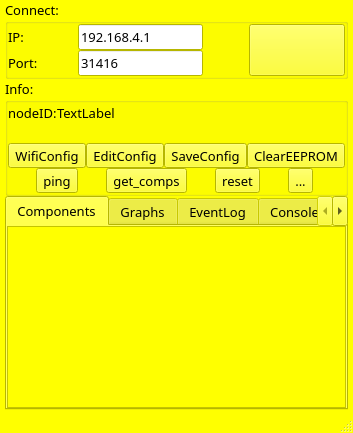
<?xml version="1.0" encoding="UTF-8"?>
<ui version="4.0">
 <class>jarvisNodeTestApp</class>
 <widget class="QMainWindow" name="jarvisNodeTestApp">
  <property name="geometry">
   <rect>
    <x>0</x>
    <y>0</y>
    <width>353</width>
    <height>433</height>
   </rect>
  </property>
  <property name="palette">
   <palette>
    <active>
     <colorrole role="WindowText">
      <brush brushstyle="SolidPattern">
       <color alpha="255">
        <red>0</red>
        <green>0</green>
        <blue>0</blue>
       </color>
      </brush>
     </colorrole>
     <colorrole role="Button">
      <brush brushstyle="SolidPattern">
       <color alpha="255">
        <red>255</red>
        <green>255</green>
        <blue>0</blue>
       </color>
      </brush>
     </colorrole>
     <colorrole role="Light">
      <brush brushstyle="SolidPattern">
       <color alpha="255">
        <red>255</red>
        <green>255</green>
        <blue>127</blue>
       </color>
      </brush>
     </colorrole>
     <colorrole role="Midlight">
      <brush brushstyle="SolidPattern">
       <color alpha="255">
        <red>255</red>
        <green>255</green>
        <blue>63</blue>
       </color>
      </brush>
     </colorrole>
     <colorrole role="Dark">
      <brush brushstyle="SolidPattern">
       <color alpha="255">
        <red>127</red>
        <green>127</green>
        <blue>0</blue>
       </color>
      </brush>
     </colorrole>
     <colorrole role="Mid">
      <brush brushstyle="SolidPattern">
       <color alpha="255">
        <red>170</red>
        <green>170</green>
        <blue>0</blue>
       </color>
      </brush>
     </colorrole>
     <colorrole role="Text">
      <brush brushstyle="SolidPattern">
       <color alpha="255">
        <red>0</red>
        <green>0</green>
        <blue>0</blue>
       </color>
      </brush>
     </colorrole>
     <colorrole role="BrightText">
      <brush brushstyle="SolidPattern">
       <color alpha="255">
        <red>255</red>
        <green>255</green>
        <blue>255</blue>
       </color>
      </brush>
     </colorrole>
     <colorrole role="ButtonText">
      <brush brushstyle="SolidPattern">
       <color alpha="255">
        <red>0</red>
        <green>0</green>
        <blue>0</blue>
       </color>
      </brush>
     </colorrole>
     <colorrole role="Base">
      <brush brushstyle="SolidPattern">
       <color alpha="255">
        <red>255</red>
        <green>255</green>
        <blue>255</blue>
       </color>
      </brush>
     </colorrole>
     <colorrole role="Window">
      <brush brushstyle="SolidPattern">
       <color alpha="255">
        <red>255</red>
        <green>255</green>
        <blue>0</blue>
       </color>
      </brush>
     </colorrole>
     <colorrole role="Shadow">
      <brush brushstyle="SolidPattern">
       <color alpha="255">
        <red>0</red>
        <green>0</green>
        <blue>0</blue>
       </color>
      </brush>
     </colorrole>
     <colorrole role="AlternateBase">
      <brush brushstyle="SolidPattern">
       <color alpha="255">
        <red>255</red>
        <green>255</green>
        <blue>127</blue>
       </color>
      </brush>
     </colorrole>
     <colorrole role="ToolTipBase">
      <brush brushstyle="SolidPattern">
       <color alpha="255">
        <red>255</red>
        <green>255</green>
        <blue>220</blue>
       </color>
      </brush>
     </colorrole>
     <colorrole role="ToolTipText">
      <brush brushstyle="SolidPattern">
       <color alpha="255">
        <red>0</red>
        <green>0</green>
        <blue>0</blue>
       </color>
      </brush>
     </colorrole>
    </active>
    <inactive>
     <colorrole role="WindowText">
      <brush brushstyle="SolidPattern">
       <color alpha="255">
        <red>0</red>
        <green>0</green>
        <blue>0</blue>
       </color>
      </brush>
     </colorrole>
     <colorrole role="Button">
      <brush brushstyle="SolidPattern">
       <color alpha="255">
        <red>255</red>
        <green>255</green>
        <blue>0</blue>
       </color>
      </brush>
     </colorrole>
     <colorrole role="Light">
      <brush brushstyle="SolidPattern">
       <color alpha="255">
        <red>255</red>
        <green>255</green>
        <blue>127</blue>
       </color>
      </brush>
     </colorrole>
     <colorrole role="Midlight">
      <brush brushstyle="SolidPattern">
       <color alpha="255">
        <red>255</red>
        <green>255</green>
        <blue>63</blue>
       </color>
      </brush>
     </colorrole>
     <colorrole role="Dark">
      <brush brushstyle="SolidPattern">
       <color alpha="255">
        <red>127</red>
        <green>127</green>
        <blue>0</blue>
       </color>
      </brush>
     </colorrole>
     <colorrole role="Mid">
      <brush brushstyle="SolidPattern">
       <color alpha="255">
        <red>170</red>
        <green>170</green>
        <blue>0</blue>
       </color>
      </brush>
     </colorrole>
     <colorrole role="Text">
      <brush brushstyle="SolidPattern">
       <color alpha="255">
        <red>0</red>
        <green>0</green>
        <blue>0</blue>
       </color>
      </brush>
     </colorrole>
     <colorrole role="BrightText">
      <brush brushstyle="SolidPattern">
       <color alpha="255">
        <red>255</red>
        <green>255</green>
        <blue>255</blue>
       </color>
      </brush>
     </colorrole>
     <colorrole role="ButtonText">
      <brush brushstyle="SolidPattern">
       <color alpha="255">
        <red>0</red>
        <green>0</green>
        <blue>0</blue>
       </color>
      </brush>
     </colorrole>
     <colorrole role="Base">
      <brush brushstyle="SolidPattern">
       <color alpha="255">
        <red>255</red>
        <green>255</green>
        <blue>255</blue>
       </color>
      </brush>
     </colorrole>
     <colorrole role="Window">
      <brush brushstyle="SolidPattern">
       <color alpha="255">
        <red>255</red>
        <green>255</green>
        <blue>0</blue>
       </color>
      </brush>
     </colorrole>
     <colorrole role="Shadow">
      <brush brushstyle="SolidPattern">
       <color alpha="255">
        <red>0</red>
        <green>0</green>
        <blue>0</blue>
       </color>
      </brush>
     </colorrole>
     <colorrole role="AlternateBase">
      <brush brushstyle="SolidPattern">
       <color alpha="255">
        <red>255</red>
        <green>255</green>
        <blue>127</blue>
       </color>
      </brush>
     </colorrole>
     <colorrole role="ToolTipBase">
      <brush brushstyle="SolidPattern">
       <color alpha="255">
        <red>255</red>
        <green>255</green>
        <blue>220</blue>
       </color>
      </brush>
     </colorrole>
     <colorrole role="ToolTipText">
      <brush brushstyle="SolidPattern">
       <color alpha="255">
        <red>0</red>
        <green>0</green>
        <blue>0</blue>
       </color>
      </brush>
     </colorrole>
    </inactive>
    <disabled>
     <colorrole role="WindowText">
      <brush brushstyle="SolidPattern">
       <color alpha="255">
        <red>127</red>
        <green>127</green>
        <blue>0</blue>
       </color>
      </brush>
     </colorrole>
     <colorrole role="Button">
      <brush brushstyle="SolidPattern">
       <color alpha="255">
        <red>255</red>
        <green>255</green>
        <blue>0</blue>
       </color>
      </brush>
     </colorrole>
     <colorrole role="Light">
      <brush brushstyle="SolidPattern">
       <color alpha="255">
        <red>255</red>
        <green>255</green>
        <blue>127</blue>
       </color>
      </brush>
     </colorrole>
     <colorrole role="Midlight">
      <brush brushstyle="SolidPattern">
       <color alpha="255">
        <red>255</red>
        <green>255</green>
        <blue>63</blue>
       </color>
      </brush>
     </colorrole>
     <colorrole role="Dark">
      <brush brushstyle="SolidPattern">
       <color alpha="255">
        <red>127</red>
        <green>127</green>
        <blue>0</blue>
       </color>
      </brush>
     </colorrole>
     <colorrole role="Mid">
      <brush brushstyle="SolidPattern">
       <color alpha="255">
        <red>170</red>
        <green>170</green>
        <blue>0</blue>
       </color>
      </brush>
     </colorrole>
     <colorrole role="Text">
      <brush brushstyle="SolidPattern">
       <color alpha="255">
        <red>127</red>
        <green>127</green>
        <blue>0</blue>
       </color>
      </brush>
     </colorrole>
     <colorrole role="BrightText">
      <brush brushstyle="SolidPattern">
       <color alpha="255">
        <red>255</red>
        <green>255</green>
        <blue>255</blue>
       </color>
      </brush>
     </colorrole>
     <colorrole role="ButtonText">
      <brush brushstyle="SolidPattern">
       <color alpha="255">
        <red>127</red>
        <green>127</green>
        <blue>0</blue>
       </color>
      </brush>
     </colorrole>
     <colorrole role="Base">
      <brush brushstyle="SolidPattern">
       <color alpha="255">
        <red>255</red>
        <green>255</green>
        <blue>0</blue>
       </color>
      </brush>
     </colorrole>
     <colorrole role="Window">
      <brush brushstyle="SolidPattern">
       <color alpha="255">
        <red>255</red>
        <green>255</green>
        <blue>0</blue>
       </color>
      </brush>
     </colorrole>
     <colorrole role="Shadow">
      <brush brushstyle="SolidPattern">
       <color alpha="255">
        <red>0</red>
        <green>0</green>
        <blue>0</blue>
       </color>
      </brush>
     </colorrole>
     <colorrole role="AlternateBase">
      <brush brushstyle="SolidPattern">
       <color alpha="255">
        <red>255</red>
        <green>255</green>
        <blue>0</blue>
       </color>
      </brush>
     </colorrole>
     <colorrole role="ToolTipBase">
      <brush brushstyle="SolidPattern">
       <color alpha="255">
        <red>255</red>
        <green>255</green>
        <blue>220</blue>
       </color>
      </brush>
     </colorrole>
     <colorrole role="ToolTipText">
      <brush brushstyle="SolidPattern">
       <color alpha="255">
        <red>0</red>
        <green>0</green>
        <blue>0</blue>
       </color>
      </brush>
     </colorrole>
    </disabled>
   </palette>
  </property>
  <property name="font">
   <font>
    <family>Droid Sans</family>
    <pointsize>10</pointsize>
    <weight>75</weight>
    <bold>true</bold>
   </font>
  </property>
  <property name="windowTitle">
   <string>Node Test</string>
  </property>
  <property name="windowIcon">
   <iconset resource="resources.qrc">
    <normaloff>:/icons/Iconos/m.bmp</normaloff>:/icons/Iconos/m.bmp</iconset>
  </property>
  <property name="autoFillBackground">
   <bool>false</bool>
  </property>
  <property name="iconSize">
   <size>
    <width>32</width>
    <height>32</height>
   </size>
  </property>
  <property name="documentMode">
   <bool>false</bool>
  </property>
  <widget class="QWidget" name="centralwidget">
   <layout class="QVBoxLayout" name="verticalLayout_4" stretch="1,1,4">
    <property name="spacing">
     <number>0</number>
    </property>
    <property name="leftMargin">
     <number>5</number>
    </property>
    <property name="topMargin">
     <number>0</number>
    </property>
    <property name="rightMargin">
     <number>5</number>
    </property>
    <property name="bottomMargin">
     <number>0</number>
    </property>
    <item>
     <widget class="QGroupBox" name="groupConnect">
      <property name="font">
       <font>
        <weight>50</weight>
        <bold>false</bold>
       </font>
      </property>
      <property name="title">
       <string>Connect:</string>
      </property>
      <layout class="QHBoxLayout" name="horizontalLayout_3">
       <property name="leftMargin">
        <number>0</number>
       </property>
       <property name="topMargin">
        <number>0</number>
       </property>
       <property name="rightMargin">
        <number>0</number>
       </property>
       <property name="bottomMargin">
        <number>0</number>
       </property>
       <item>
        <layout class="QVBoxLayout" name="verticalLayout_2">
         <property name="spacing">
          <number>0</number>
         </property>
         <item>
          <layout class="QHBoxLayout" name="horizontalLayout_2">
           <property name="spacing">
            <number>0</number>
           </property>
           <item>
            <widget class="QLabel" name="label">
             <property name="font">
              <font>
               <pointsize>10</pointsize>
               <weight>50</weight>
               <bold>false</bold>
              </font>
             </property>
             <property name="text">
              <string>IP:</string>
             </property>
            </widget>
           </item>
           <item>
            <spacer name="horizontalSpacer">
             <property name="font">
              <font>
               <weight>50</weight>
               <bold>false</bold>
              </font>
             </property>
             <property name="orientation">
              <enum>Qt::Horizontal</enum>
             </property>
             <property name="sizeHint" stdset="0">
              <size>
               <width>40</width>
               <height>20</height>
              </size>
             </property>
            </spacer>
           </item>
           <item>
            <widget class="QLineEdit" name="editIP">
             <property name="sizePolicy">
              <sizepolicy hsizetype="Expanding" vsizetype="Maximum">
               <horstretch>0</horstretch>
               <verstretch>0</verstretch>
              </sizepolicy>
             </property>
             <property name="font">
              <font>
               <pointsize>10</pointsize>
               <weight>50</weight>
               <bold>false</bold>
              </font>
             </property>
             <property name="text">
              <string>192.168.4.1</string>
             </property>
            </widget>
           </item>
          </layout>
         </item>
         <item>
          <layout class="QHBoxLayout" name="horizontalLayout">
           <property name="spacing">
            <number>0</number>
           </property>
           <item>
            <widget class="QLabel" name="label_2">
             <property name="font">
              <font>
               <pointsize>10</pointsize>
               <weight>50</weight>
               <bold>false</bold>
              </font>
             </property>
             <property name="text">
              <string>Port:</string>
             </property>
            </widget>
           </item>
           <item>
            <spacer name="horizontalSpacer_2">
             <property name="font">
              <font>
               <weight>50</weight>
               <bold>false</bold>
              </font>
             </property>
             <property name="orientation">
              <enum>Qt::Horizontal</enum>
             </property>
             <property name="sizeHint" stdset="0">
              <size>
               <width>40</width>
               <height>20</height>
              </size>
             </property>
            </spacer>
           </item>
           <item>
            <widget class="QLineEdit" name="editPort">
             <property name="sizePolicy">
              <sizepolicy hsizetype="Expanding" vsizetype="Maximum">
               <horstretch>0</horstretch>
               <verstretch>0</verstretch>
              </sizepolicy>
             </property>
             <property name="font">
              <font>
               <pointsize>10</pointsize>
               <weight>50</weight>
               <bold>false</bold>
              </font>
             </property>
             <property name="text">
              <string>31416</string>
             </property>
            </widget>
           </item>
          </layout>
         </item>
        </layout>
       </item>
       <item>
        <spacer name="horizontalSpacer_5">
         <property name="font">
          <font>
           <weight>50</weight>
           <bold>false</bold>
          </font>
         </property>
         <property name="orientation">
          <enum>Qt::Horizontal</enum>
         </property>
         <property name="sizeHint" stdset="0">
          <size>
           <width>40</width>
           <height>20</height>
          </size>
         </property>
        </spacer>
       </item>
       <item>
        <widget class="QToolButton" name="connectBtn">
         <property name="sizePolicy">
          <sizepolicy hsizetype="Minimum" vsizetype="Minimum">
           <horstretch>5</horstretch>
           <verstretch>5</verstretch>
          </sizepolicy>
         </property>
         <property name="minimumSize">
          <size>
           <width>32</width>
           <height>32</height>
          </size>
         </property>
         <property name="maximumSize">
          <size>
           <width>128</width>
           <height>128</height>
          </size>
         </property>
         <property name="sizeIncrement">
          <size>
           <width>5</width>
           <height>5</height>
          </size>
         </property>
         <property name="baseSize">
          <size>
           <width>32</width>
           <height>32</height>
          </size>
         </property>
         <property name="font">
          <font>
           <weight>50</weight>
           <bold>false</bold>
          </font>
         </property>
         <property name="text">
          <string/>
         </property>
         <property name="icon">
          <iconset resource="resources.qrc">
           <normaloff>:/icons/Iconos/connect-icon.png</normaloff>
           <normalon>:/icons/Iconos/connected-icon.png</normalon>:/icons/Iconos/connect-icon.png</iconset>
         </property>
         <property name="iconSize">
          <size>
           <width>128</width>
           <height>128</height>
          </size>
         </property>
         <property name="checkable">
          <bool>true</bool>
         </property>
        </widget>
       </item>
      </layout>
     </widget>
    </item>
    <item>
     <widget class="QGroupBox" name="groupBox">
      <property name="font">
       <font>
        <weight>50</weight>
        <bold>false</bold>
       </font>
      </property>
      <property name="title">
       <string>Info:</string>
      </property>
      <layout class="QVBoxLayout" name="verticalLayout_3">
       <property name="spacing">
        <number>0</number>
       </property>
       <property name="leftMargin">
        <number>0</number>
       </property>
       <property name="topMargin">
        <number>0</number>
       </property>
       <property name="rightMargin">
        <number>0</number>
       </property>
       <property name="bottomMargin">
        <number>0</number>
       </property>
       <item>
        <layout class="QHBoxLayout" name="horizontalLayout_5">
         <item>
          <widget class="QLabel" name="label_3">
           <property name="font">
            <font>
             <weight>50</weight>
             <bold>false</bold>
            </font>
           </property>
           <property name="text">
            <string>nodeID:</string>
           </property>
          </widget>
         </item>
         <item>
          <widget class="QLabel" name="labelID">
           <property name="font">
            <font>
             <weight>50</weight>
             <bold>false</bold>
            </font>
           </property>
           <property name="text">
            <string>TextLabel</string>
           </property>
          </widget>
         </item>
         <item>
          <spacer name="horizontalSpacer_3">
           <property name="font">
            <font>
             <weight>50</weight>
             <bold>false</bold>
            </font>
           </property>
           <property name="orientation">
            <enum>Qt::Horizontal</enum>
           </property>
           <property name="sizeHint" stdset="0">
            <size>
             <width>40</width>
             <height>20</height>
            </size>
           </property>
          </spacer>
         </item>
        </layout>
       </item>
       <item>
        <layout class="QVBoxLayout" name="verticalLayout_11">
         <item>
          <spacer name="horizontalSpacer_4">
           <property name="font">
            <font>
             <weight>50</weight>
             <bold>false</bold>
            </font>
           </property>
           <property name="orientation">
            <enum>Qt::Horizontal</enum>
           </property>
           <property name="sizeHint" stdset="0">
            <size>
             <width>40</width>
             <height>20</height>
            </size>
           </property>
          </spacer>
         </item>
         <item>
          <layout class="QHBoxLayout" name="horizontalLayout_10">
           <item>
            <widget class="QToolButton" name="wifiConfigBtn">
             <property name="font">
              <font>
               <weight>50</weight>
               <bold>false</bold>
              </font>
             </property>
             <property name="text">
              <string>WifiConfig</string>
             </property>
            </widget>
           </item>
           <item>
            <widget class="QToolButton" name="editConfigBtn">
             <property name="text">
              <string>EditConfig</string>
             </property>
            </widget>
           </item>
           <item>
            <widget class="QToolButton" name="saveConfigBtn">
             <property name="font">
              <font>
               <weight>50</weight>
               <bold>false</bold>
              </font>
             </property>
             <property name="text">
              <string>SaveConfig</string>
             </property>
            </widget>
           </item>
           <item>
            <widget class="QToolButton" name="clearEepromBtn">
             <property name="font">
              <font>
               <weight>50</weight>
               <bold>false</bold>
              </font>
             </property>
             <property name="text">
              <string>ClearEEPROM</string>
             </property>
            </widget>
           </item>
          </layout>
         </item>
         <item>
          <layout class="QHBoxLayout" name="horizontalLayout_4">
           <item>
            <widget class="QToolButton" name="btnPing">
             <property name="font">
              <font>
               <weight>50</weight>
               <bold>false</bold>
              </font>
             </property>
             <property name="text">
              <string>ping</string>
             </property>
            </widget>
           </item>
           <item>
            <widget class="QToolButton" name="btnGetComps">
             <property name="font">
              <font>
               <weight>50</weight>
               <bold>false</bold>
              </font>
             </property>
             <property name="text">
              <string>get_comps</string>
             </property>
            </widget>
           </item>
           <item>
            <widget class="QToolButton" name="btnReset">
             <property name="font">
              <font>
               <weight>50</weight>
               <bold>false</bold>
              </font>
             </property>
             <property name="text">
              <string>reset</string>
             </property>
            </widget>
           </item>
           <item>
            <widget class="QToolButton" name="toolButton_2">
             <property name="text">
              <string>...</string>
             </property>
            </widget>
           </item>
          </layout>
         </item>
        </layout>
       </item>
      </layout>
     </widget>
    </item>
    <item>
     <widget class="QTabWidget" name="tabWidget">
      <property name="palette">
       <palette>
        <active>
         <colorrole role="Base">
          <brush brushstyle="SolidPattern">
           <color alpha="255">
            <red>255</red>
            <green>255</green>
            <blue>0</blue>
           </color>
          </brush>
         </colorrole>
        </active>
        <inactive>
         <colorrole role="Base">
          <brush brushstyle="SolidPattern">
           <color alpha="255">
            <red>255</red>
            <green>255</green>
            <blue>0</blue>
           </color>
          </brush>
         </colorrole>
        </inactive>
        <disabled>
         <colorrole role="Base">
          <brush brushstyle="SolidPattern">
           <color alpha="255">
            <red>255</red>
            <green>255</green>
            <blue>0</blue>
           </color>
          </brush>
         </colorrole>
        </disabled>
       </palette>
      </property>
      <property name="font">
       <font>
        <weight>50</weight>
        <bold>false</bold>
       </font>
      </property>
      <property name="currentIndex">
       <number>0</number>
      </property>
      <widget class="QWidget" name="tabComps">
       <attribute name="title">
        <string>Components</string>
       </attribute>
       <layout class="QVBoxLayout" name="verticalLayout_8">
        <property name="leftMargin">
         <number>0</number>
        </property>
        <property name="topMargin">
         <number>0</number>
        </property>
        <property name="rightMargin">
         <number>0</number>
        </property>
        <property name="bottomMargin">
         <number>0</number>
        </property>
        <item>
         <widget class="QScrollArea" name="scrollComponents">
          <property name="font">
           <font>
            <weight>50</weight>
            <bold>false</bold>
           </font>
          </property>
          <property name="verticalScrollBarPolicy">
           <enum>Qt::ScrollBarAsNeeded</enum>
          </property>
          <property name="horizontalScrollBarPolicy">
           <enum>Qt::ScrollBarAlwaysOff</enum>
          </property>
          <property name="sizeAdjustPolicy">
           <enum>QAbstractScrollArea::AdjustToContents</enum>
          </property>
          <property name="widgetResizable">
           <bool>true</bool>
          </property>
          <widget class="QWidget" name="scrollComponentsContents">
           <property name="geometry">
            <rect>
             <x>0</x>
             <y>0</y>
             <width>337</width>
             <height>170</height>
            </rect>
           </property>
           <layout class="QGridLayout" name="gridLayout"/>
          </widget>
         </widget>
        </item>
       </layout>
      </widget>
      <widget class="QWidget" name="tabGraphs">
       <attribute name="title">
        <string>Graphs</string>
       </attribute>
       <layout class="QVBoxLayout" name="verticalLayout_9">
        <property name="leftMargin">
         <number>0</number>
        </property>
        <property name="topMargin">
         <number>0</number>
        </property>
        <property name="rightMargin">
         <number>0</number>
        </property>
        <property name="bottomMargin">
         <number>0</number>
        </property>
        <item>
         <layout class="QHBoxLayout" name="horizontalLayout_9">
          <item>
           <widget class="QToolButton" name="readComponentsBtn">
            <property name="font">
             <font>
              <weight>50</weight>
              <bold>false</bold>
             </font>
            </property>
            <property name="text">
             <string>ReadAll</string>
            </property>
           </widget>
          </item>
          <item>
           <widget class="QToolButton" name="stopReadBtn">
            <property name="font">
             <font>
              <weight>50</weight>
              <bold>false</bold>
             </font>
            </property>
            <property name="text">
             <string>Stop</string>
            </property>
           </widget>
          </item>
          <item>
           <widget class="QToolButton" name="btnClearGraphs">
            <property name="font">
             <font>
              <weight>50</weight>
              <bold>false</bold>
             </font>
            </property>
            <property name="text">
             <string>Clear</string>
            </property>
           </widget>
          </item>
         </layout>
        </item>
        <item>
         <widget class="QScrollArea" name="scrollGraphs">
          <property name="font">
           <font>
            <weight>50</weight>
            <bold>false</bold>
           </font>
          </property>
          <property name="widgetResizable">
           <bool>true</bool>
          </property>
          <widget class="QWidget" name="scrollGraphContents">
           <property name="geometry">
            <rect>
             <x>0</x>
             <y>0</y>
             <width>98</width>
             <height>28</height>
            </rect>
           </property>
           <layout class="QVBoxLayout" name="verticalLayout_10">
            <property name="leftMargin">
             <number>0</number>
            </property>
            <property name="topMargin">
             <number>0</number>
            </property>
            <property name="rightMargin">
             <number>0</number>
            </property>
            <property name="bottomMargin">
             <number>0</number>
            </property>
            <item>
             <widget class="Line" name="line">
              <property name="font">
               <font>
                <weight>50</weight>
                <bold>false</bold>
               </font>
              </property>
              <property name="orientation">
               <enum>Qt::Horizontal</enum>
              </property>
             </widget>
            </item>
           </layout>
          </widget>
         </widget>
        </item>
       </layout>
      </widget>
      <widget class="QWidget" name="tabEvents">
       <attribute name="title">
        <string>EventLog</string>
       </attribute>
       <layout class="QVBoxLayout" name="verticalLayout_7">
        <property name="leftMargin">
         <number>0</number>
        </property>
        <property name="topMargin">
         <number>0</number>
        </property>
        <property name="rightMargin">
         <number>0</number>
        </property>
        <property name="bottomMargin">
         <number>0</number>
        </property>
        <item>
         <widget class="QTextEdit" name="editEventlog">
          <property name="font">
           <font>
            <pointsize>10</pointsize>
            <weight>50</weight>
            <bold>false</bold>
           </font>
          </property>
          <property name="textInteractionFlags">
           <set>Qt::TextSelectableByKeyboard|Qt::TextSelectableByMouse</set>
          </property>
         </widget>
        </item>
       </layout>
      </widget>
      <widget class="QWidget" name="tabConsole">
       <attribute name="title">
        <string>Console</string>
       </attribute>
       <layout class="QVBoxLayout" name="verticalLayout_6">
        <property name="leftMargin">
         <number>0</number>
        </property>
        <property name="topMargin">
         <number>0</number>
        </property>
        <property name="rightMargin">
         <number>0</number>
        </property>
        <property name="bottomMargin">
         <number>0</number>
        </property>
        <item>
         <widget class="QPlainTextEdit" name="editConsole">
          <property name="font">
           <font>
            <pointsize>8</pointsize>
            <weight>50</weight>
            <bold>false</bold>
           </font>
          </property>
         </widget>
        </item>
        <item>
         <layout class="QHBoxLayout" name="horizontalLayout_8">
          <item>
           <widget class="QLineEdit" name="editCommand">
            <property name="font">
             <font>
              <weight>50</weight>
              <bold>false</bold>
             </font>
            </property>
           </widget>
          </item>
          <item>
           <widget class="QToolButton" name="sendCmdBtn">
            <property name="font">
             <font>
              <weight>50</weight>
              <bold>false</bold>
             </font>
            </property>
            <property name="text">
             <string>Send</string>
            </property>
           </widget>
          </item>
         </layout>
        </item>
       </layout>
      </widget>
      <widget class="QWidget" name="tabSettings">
       <attribute name="title">
        <string>Settings</string>
       </attribute>
       <layout class="QHBoxLayout" name="horizontalLayout_7">
        <property name="leftMargin">
         <number>0</number>
        </property>
        <property name="topMargin">
         <number>0</number>
        </property>
        <property name="rightMargin">
         <number>0</number>
        </property>
        <property name="bottomMargin">
         <number>0</number>
        </property>
        <item>
         <widget class="QScrollArea" name="scrollArea">
          <property name="font">
           <font>
            <weight>50</weight>
            <bold>false</bold>
           </font>
          </property>
          <property name="verticalScrollBarPolicy">
           <enum>Qt::ScrollBarAlwaysOn</enum>
          </property>
          <property name="horizontalScrollBarPolicy">
           <enum>Qt::ScrollBarAlwaysOff</enum>
          </property>
          <property name="sizeAdjustPolicy">
           <enum>QAbstractScrollArea::AdjustToContents</enum>
          </property>
          <property name="widgetResizable">
           <bool>true</bool>
          </property>
          <widget class="QWidget" name="scrollAreaWidgetContents">
           <property name="geometry">
            <rect>
             <x>0</x>
             <y>0</y>
             <width>109</width>
             <height>55</height>
            </rect>
           </property>
           <layout class="QVBoxLayout" name="verticalLayout">
            <property name="leftMargin">
             <number>0</number>
            </property>
            <property name="topMargin">
             <number>0</number>
            </property>
            <property name="rightMargin">
             <number>0</number>
            </property>
            <property name="bottomMargin">
             <number>0</number>
            </property>
            <item>
             <widget class="QGroupBox" name="groupBox_3">
              <property name="font">
               <font>
                <weight>50</weight>
                <bold>false</bold>
               </font>
              </property>
              <property name="title">
               <string>updateInterval</string>
              </property>
              <layout class="QVBoxLayout" name="verticalLayout_5">
               <property name="spacing">
                <number>0</number>
               </property>
               <property name="sizeConstraint">
                <enum>QLayout::SetMaximumSize</enum>
               </property>
               <property name="leftMargin">
                <number>0</number>
               </property>
               <property name="topMargin">
                <number>0</number>
               </property>
               <property name="rightMargin">
                <number>0</number>
               </property>
               <property name="bottomMargin">
                <number>0</number>
               </property>
               <item>
                <layout class="QHBoxLayout" name="horizontalLayout_6">
                 <item>
                  <widget class="QSlider" name="sliderUpdateInterval">
                   <property name="font">
                    <font>
                     <weight>50</weight>
                     <bold>false</bold>
                    </font>
                   </property>
                   <property name="minimum">
                    <number>1</number>
                   </property>
                   <property name="maximum">
                    <number>500</number>
                   </property>
                   <property name="sliderPosition">
                    <number>25</number>
                   </property>
                   <property name="orientation">
                    <enum>Qt::Horizontal</enum>
                   </property>
                  </widget>
                 </item>
                 <item>
                  <widget class="QLCDNumber" name="lcdUpdateInterval">
                   <property name="font">
                    <font>
                     <weight>50</weight>
                     <bold>false</bold>
                    </font>
                   </property>
                   <property name="digitCount">
                    <number>3</number>
                   </property>
                   <property name="value" stdset="0">
                    <double>25.000000000000000</double>
                   </property>
                  </widget>
                 </item>
                </layout>
               </item>
              </layout>
             </widget>
            </item>
            <item>
             <spacer name="verticalSpacer">
              <property name="font">
               <font>
                <weight>50</weight>
                <bold>false</bold>
               </font>
              </property>
              <property name="orientation">
               <enum>Qt::Vertical</enum>
              </property>
              <property name="sizeHint" stdset="0">
               <size>
                <width>20</width>
                <height>40</height>
               </size>
              </property>
             </spacer>
            </item>
           </layout>
          </widget>
         </widget>
        </item>
       </layout>
      </widget>
     </widget>
    </item>
   </layout>
  </widget>
  <widget class="QStatusBar" name="statusbar"/>
 </widget>
 <resources>
  <include location="resources.qrc"/>
 </resources>
 <connections>
  <connection>
   <sender>sliderUpdateInterval</sender>
   <signal>valueChanged(int)</signal>
   <receiver>lcdUpdateInterval</receiver>
   <slot>display(int)</slot>
   <hints>
    <hint type="sourcelabel">
     <x>142</x>
     <y>452</y>
    </hint>
    <hint type="destinationlabel">
     <x>279</x>
     <y>452</y>
    </hint>
   </hints>
  </connection>
 </connections>
</ui>
